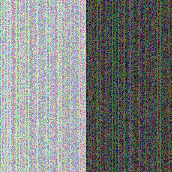
#> input picture ttieOutput2.png, 172 x 172 px, found by its file name
$ python image-enc.py
#> lines starting #> are read from the running program, lines starting #| are printed output that depends on the picture
#> further down, img is the input picture: shape (172, 172, 3); mean B, G, R 127.5, 129.4, 126.5
import cv2
import math
import numpy as np


def int2bin8(x):
    result = ""
    for i in range(8):
        y=x&(1)
        result+=str(y)
        x=x>>1
    return result[::-1]

def int2bin16(x):
    result=""
    for i in range(16):
        y=x&(1)
        result+=str(y)
        x=x>>1
    return result

def imageEncryption(img, j0, g0, x0, EncryptionImg):
#> called with j0 = 10, g0 = 30, x0 = 0.123
    x = img.shape[0]
#> x = 172
    y = img.shape[1]
#> y = 172
    c = img.shape[2]
#> c = 3
    g0 = int2bin16(g0)
    for s in range(x):
        for n in range(y):
            for z in range(c):
                m = int2bin8(img[s][n][z])                   # Pixel value to octet binary
                ans=""
                for i in range(8):
                    ri=int(g0[-1])                           # Take the last digit of the manual cipher machine
                    qi=int(m[i])^ri                          # XOR with pixel value qi
                    xi = 1 - math.sqrt(abs(2 * x0 - 1))      # f1(x) chaotic iteration
                    if qi==0:                                # If qi=0, use x0i+x1i=1;
                        xi=1-xi;
                    x0=xi                                    # xi iteration
                    t=int(g0[0])^int(g0[12])^int(g0[15])     # Primitive polynomial x^15+x^3+1
                    g0=str(t)+g0[0:-1]                       # gi iteration
                    ci=math.floor(xi*(2**j0))%2              # Nonlinear transformation operator
                    ans+=str(ci)
                re=int(ans,2)
                EncryptionImg[s][n][z]=re                    # Write new image
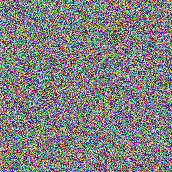
#> EncryptionImg: shape (172, 172, 3); mean B, G, R 127.3, 128, 127.4

def imageDecryption(EncryptionImg, j0, g0, x0, DecryptionImg):
#> called with j0 = 10, g0 = 30, x0 = 0.123
    x = EncryptionImg.shape[0]
    y = EncryptionImg.shape[1]
    c = EncryptionImg.shape[2]
    g0 = int2bin16(g0)
    for s in range(x):
        for n in range(y):
            for z in range(c):
                cc = int2bin8(img[s][n][z])
                ans = ""
                for i in range(8):
                    xi = 1 - math.sqrt(abs(2 * x0 - 1))
                    x0 = xi
                    ssi = math.floor(xi * (2 ** j0)) % 2
                    qi=1-(ssi^int(cc[i]))
                    ri = int(g0[-1])
                    mi=ri^qi
                    t = int(g0[0]) ^ int(g0[12]) ^ int(g0[15])
                    g0 = str(t) + g0[0:-1]
                    ans += str(mi)
                re = int(ans, 2)
                DecryptionImg[s][n][z] = re
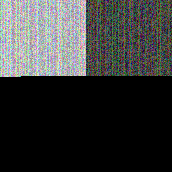
#> DecryptionImg: shape (172, 172, 3); mean B, G, R 56.6, 57.3, 56.1


if __name__ == "__main__":
    img = cv2.imread(r"C:/Users/Zeus/Downloads/CyberSecProject/ttieOutput2.png", 1)

    EncryptionImg = np.zeros(img.shape, np.uint8)
    imageEncryption(img, 10, 30, 0.123345, EncryptionImg)

    # Saving the Encrypted Image
    cv2.imwrite(r"C:/Users/Zeus/Downloads/CyberSecProject/ttieOutput2Enc.png", EncryptionImg)

    img = cv2.imread(r"C:/Users/Zeus/Downloads/CyberSecProject/ttieOutput2Enc.png", 1)
    DecryptionImg = np.zeros(img.shape, np.uint8)
#> (the run stopped early here; a loop or call above may not have finished)
